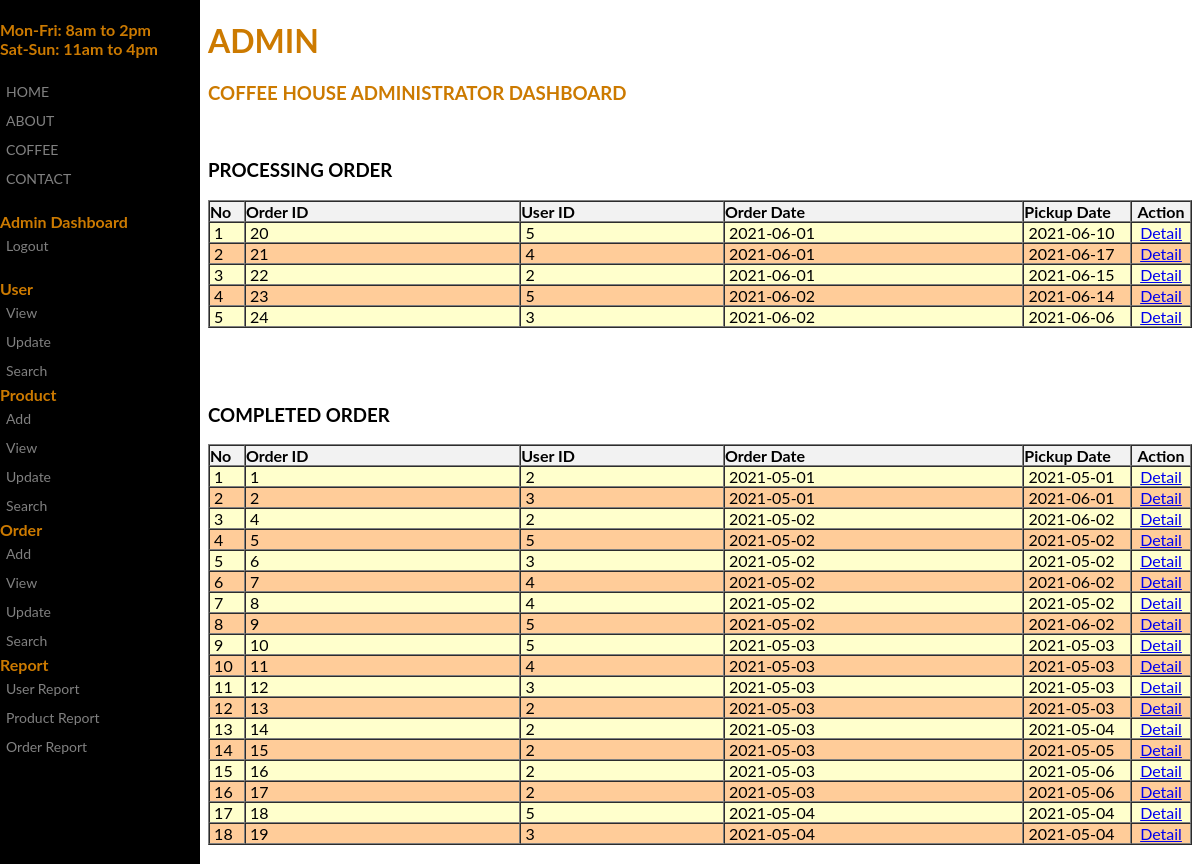
The page /admin/view_order.php (signed in) on the database its author committed.
### tables this page shows
CREATE TABLE `orders_detail` (
  `detail_id` int(4) NOT NULL,
  `orders_id` int(4) NOT NULL,
  `product_id` int(4) NOT NULL,
  `qty` int(4) NOT NULL
);

CREATE TABLE `orders` (
  `orders_id` int(4) NOT NULL,
  `user_id` int(4) NOT NULL,
  `orders_date` date NOT NULL,
  `orders_pickup_date` date NOT NULL,
  `orders_pickup_time` time(4) NOT NULL,
  `status` varchar(50) NOT NULL
);

### admin/view_order.php (the view, shortened to what this page needs)
<?php
include('../include/dbconn.php');
?>
<!DOCTYPE html>
<html>
<head>
</head>
<body>
<div class="sidenav">
<b>
 Mon-Fri: 8am to 2pm <br>
 Sat-Sun: 11am to 4pm
</b><br><br>
  <a href="../index.html">HOME</a>
  <a href="#">ABOUT</a>
  <a href="#">COFFEE</a>
  <a href="#">CONTACT</a>
  <br>
  <b> Admin Dashboard</b>
  <a href="../login/logout.php">Logout</a>
  <br>
  <b>User</b>
  <a href="view_user.php">View</a>
  <a href="update_view_user.php">Update</a>
  <a href="search_user.php">Search</a>
  <b>Product</b>
  <a href="add_product.php">Add</a>
  <a href="view_product.php">View</a>
  <a href="update_view_product.php">Update</a>
  <a href="search_product.php">Search</a>
  <b>Order</b>
  <a href="add_order.php">Add</a>
  <a href="view_order.php">View</a>
  <a href="update_view_order.php">Update</a>
  <a href="search_order.php">Search</a>
  <b>Report</b>
  <a href="#">User Report</a>
  <a href="#">Product Report</a>
  <a href="#">Order Report</a>
</div>
<div class="main">
  <div class="greatinguser">
	<h1><?php echo $_SESSION['username']; ?></h1>
	<h3>Coffee House Administrator Dashboard</h3>
  </div>
</div>
<div class="container">
  <br>
  <h3>PROCESSING ORDER</h3>
	<?php
		$query = "SELECT * FROM orders o, orders_detail od  WHERE o.orders_id = od.orders_id AND o.status='processing' GROUP BY o.orders_id";
		$result = mysqli_query($dbconn, $query) or die ("Error: " . mysqli_error($dbconn));
		$numrow = mysqli_num_rows($result);
	?>
   <tr align="left" bgcolor="#f2f2f2">
    <td>
    <table width="100%" border="1" align="center" cellpadding="0" cellspacing="0">
      <tr align="left" bgcolor="#f2f2f2">
		<th width="3%">No</td>
        <th width="23%">Order ID</th>
        <th width="17%">User ID</th>
        <th width="25%">Order Date</th>
        <th width="9%">Pickup Date</th>
        <th align="center">Action</th>
      </tr>
      <?php
	  $color="1";
	  for ($a=0; $a<$numrow; $a++) {
		$row = mysqli_fetch_array($result);
		if($color==1){
			echo "<tr bgcolor='#FFFFCC'>"
	  ?>
        <td>&nbsp;<?php echo $a+1; ?></td>
        <td>&nbsp;<?php echo ucwords (strtolower($row['orders_id'])); ?></td>
		<td>&nbsp;<?php echo ucwords (strtolower($row['user_id'])); ?></td>
		<td>&nbsp;<?php echo ucwords (strtolower($row['orders_date'])); ?></td>
		<td>&nbsp;<?php echo ucwords (strtolower($row['orders_pickup_date'])); ?></td>
        <td width="5%" align="center"><a class="one" href="detail_order.php?id=<?php echo $row['orders_id'];?>">Detail</a></td>
       </tr>
      <?php
       $color="2";}
	   else{
	   echo "<tr bgcolor='#FFCC99'>"
	  ?>
        <td>&nbsp;<?php echo $a+1; ?></td>
        <td>&nbsp;<?php echo ucwords (strtolower($row['orders_id'])); ?></td>
		<td>&nbsp;<?php echo ucwords (strtolower($row['user_id'])); ?></td>
		<td>&nbsp;<?php echo ucwords (strtolower($row['orders_date'])); ?></td>
		<td>&nbsp;<?php echo ucwords (strtolower($row['orders_pickup_date'])); ?></td>
        <td width="5%" align="center"><a class="one" href="detail_order.php?id=<?php echo $row['orders_id'];?>">Detail</a></td>
      </tr>
	   <?php
	    $color="1";
	   }
	  }
	  ?>
<br>
  <br>
  <br>
  <h3>COMPLETED ORDER</h3>
	<?php
		$query = "SELECT * FROM orders o, orders_detail od  WHERE o.orders_id = od.orders_id AND o.status='complete' GROUP BY o.orders_id";
		$result = mysqli_query($dbconn, $query) or die ("Error: " . mysqli_error($dbconn));
		$numrow = mysqli_num_rows($result);
	?>
   <tr align="left" bgcolor="#f2f2f2">
    <td>
    <table width="100%" border="1" align="center" cellpadding="0" cellspacing="0">
      <tr align="left" bgcolor="#f2f2f2">
		<th width="3%">No</td>
        <th width="23%">Order ID</th>
        <th width="17%">User ID</th>
        <th width="25%">Order Date</th>
        <th width="9%">Pickup Date</th>
        <th align="center">Action</th>
      </tr>
      <?php
	  $color="1";
	  for ($a=0; $a<$numrow; $a++) {
		$row = mysqli_fetch_array($result);
		if($color==1){
			echo "<tr bgcolor='#FFFFCC'>"
	  ?>
        <td>&nbsp;<?php echo $a+1; ?></td>
        <td>&nbsp;<?php echo ucwords (strtolower($row['orders_id'])); ?></td>
		<td>&nbsp;<?php echo ucwords (strtolower($row['user_id'])); ?></td>
		<td>&nbsp;<?php echo ucwords (strtolower($row['orders_date'])); ?></td>
		<td>&nbsp;<?php echo ucwords (strtolower($row['orders_pickup_date'])); ?></td>
        <td width="5%" align="center"><a class="one" href="detail_order.php?id=<?php echo $row['orders_id'];?>">Detail</a></td>
       </tr>
      <?php
       $color="2";}
	   else{
	   echo "<tr bgcolor='#FFCC99'>"
	  ?>
        <td>&nbsp;<?php echo $a+1; ?></td>
        <td>&nbsp;<?php echo ucwords (strtolower($row['orders_id'])); ?></td>
		<td>&nbsp;<?php echo ucwords (strtolower($row['user_id'])); ?></td>
		<td>&nbsp;<?php echo ucwords (strtolower($row['orders_date'])); ?></td>
		<td>&nbsp;<?php echo ucwords (strtolower($row['orders_pickup_date'])); ?></td>
        <td width="5%" align="center"><a class="one" href="detail_order.php?id=<?php echo $row['orders_id'];?>">Detail</a></td>
      </tr>
	   <?php
	    $color="1";
	   }
	  }
	  ?>
</div>
</body>
</html>

### admin/view_order.php (style rules this page uses)
body { font-family: "Lato", sans-serif; color: #cc7a00; background-image:url(''); background-repeat: no-repeat; background-attachment: fixed; background-size: cover; background-color: #ffffff; }
div { max-width: 1100px; height: 100px; }
.sidenav { height: 100%; width: 200px; position: fixed; z-index: 1; top: 0; left: 0; background-color: #000000; overflow-x: hidden; padding-top: 20px; }
.sidenav a { padding: 6px 6px 6px 6px; text-decoration: none; font-size: 14px; color: #818181; display: block; }
.greatinguser { text-transform: uppercase; }
.main { margin-left: 200px; }
.container { font-family: "Lato", sans-serif; color: #000000; margin-left: 200px; }

### rows shown on the page
orders_detail: orders "20", orders.user_id "5", orders.orders_date "2021-06-01", orders.orders_pickup_date "2021-06-10"
orders_detail: orders "21", orders.user_id "4", orders.orders_date "2021-06-01", orders.orders_pickup_date "2021-06-17"
orders_detail: orders "22", orders.user_id "2", orders.orders_date "2021-06-01", orders.orders_pickup_date "2021-06-15"
orders_detail: orders "23", orders.user_id "5", orders.orders_date "2021-06-02", orders.orders_pickup_date "2021-06-14"
orders_detail: orders "24", orders.user_id "3", orders.orders_date "2021-06-02", orders.orders_pickup_date "2021-06-06"
orders_detail: orders "1", orders.user_id "2", orders.orders_date "2021-05-01", orders.orders_pickup_date "2021-05-01"
orders_detail: orders "2", orders.user_id "3", orders.orders_date "2021-05-01", orders.orders_pickup_date "2021-06-01"
orders_detail: orders "4", orders.user_id "2", orders.orders_date "2021-05-02", orders.orders_pickup_date "2021-06-02"
orders_detail: orders "5", orders.user_id "5", orders.orders_date "2021-05-02", orders.orders_pickup_date "2021-05-02"
orders_detail: orders "6", orders.user_id "3", orders.orders_date "2021-05-02", orders.orders_pickup_date "2021-05-02"
orders_detail: orders "7", orders.user_id "4", orders.orders_date "2021-05-02", orders.orders_pickup_date "2021-06-02"
orders_detail: orders "8", orders.user_id "4", orders.orders_date "2021-05-02", orders.orders_pickup_date "2021-05-02"
orders_detail: orders "9", orders.user_id "5", orders.orders_date "2021-05-02", orders.orders_pickup_date "2021-06-02"
orders_detail: orders "10", orders.user_id "5", orders.orders_date "2021-05-03", orders.orders_pickup_date "2021-05-03"
orders_detail: orders "11", orders.user_id "4", orders.orders_date "2021-05-03", orders.orders_pickup_date "2021-05-03"
orders_detail: orders "12", orders.user_id "3", orders.orders_date "2021-05-03", orders.orders_pickup_date "2021-05-03"
orders_detail: orders "13", orders.user_id "2", orders.orders_date "2021-05-03", orders.orders_pickup_date "2021-05-03"
orders_detail: orders "14", orders.user_id "2", orders.orders_date "2021-05-03", orders.orders_pickup_date "2021-05-04"
orders_detail: orders "15", orders.user_id "2", orders.orders_date "2021-05-03", orders.orders_pickup_date "2021-05-05"
orders_detail: orders "16", orders.user_id "2", orders.orders_date "2021-05-03", orders.orders_pickup_date "2021-05-06"
orders_detail: orders "17", orders.user_id "2", orders.orders_date "2021-05-03", orders.orders_pickup_date "2021-05-06"
orders_detail: orders "18", orders.user_id "5", orders.orders_date "2021-05-04", orders.orders_pickup_date "2021-05-04"
orders_detail: orders "19", orders.user_id "3", orders.orders_date "2021-05-04", orders.orders_pickup_date "2021-05-04"

### other values the page prints
$_SESSION['username'] "ADMIN"
